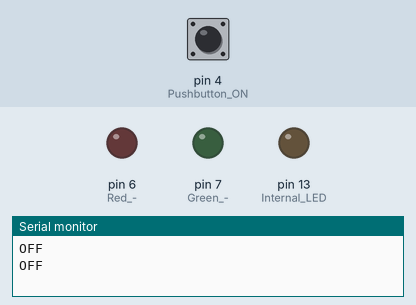
Bench run of a sketch on a simulated Arduino Uno, built with avr-gcc and run on an emulated ATmega328P. On the bench: output pins drawn as LEDs (lit = HIGH), the last lines printed to the serial monitor. Dashed ring = blinking. The inputs (shaded band) are chosen by the test bench; at power-on: pin 4 (Pushbutton_ON) LOW.

Above: at 1.8 s.
1.9 s: pin 4 (Pushbutton_ON) pulled HIGH for 3.2 s
At 2.22 s:
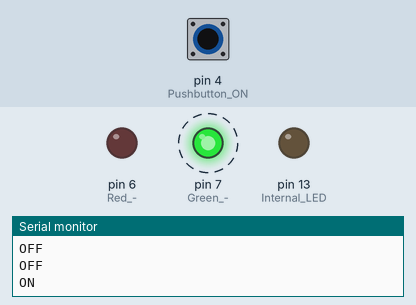
Timing chart, 0 to 6.9 s (numbered marks = the images above; inputs shaded):
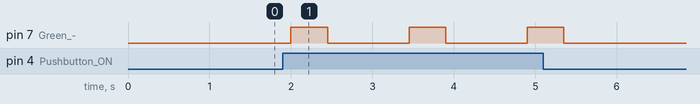

Measured:
- after the input at 1.9 s, pin 7 (Green_-): alternates HIGH for 0.45 s and LOW for 1.0 s, 6 changes in all, then stays LOW, starting after 0.10 s

The sketch:

RF433_transmitter_arduino.ino
```cpp
#include <RCSwitch.h>

RCSwitch mySwitch = RCSwitch();

int counter;

void setup() {
  // Output
  pinMode(10, OUTPUT);  // Pin 10 to drive the data pin of the transmitter.
  pinMode(13, OUTPUT);  // Internal LED
  pinMode(7, OUTPUT);   // Green -
  pinMode(6, OUTPUT);   // Red -


  // Input
  pinMode(4, INPUT);    // Pushbutton ON/OFF

  Serial.begin(9600);

  // Transmitter is connected to Arduino Pin #10
  mySwitch.enableTransmit(10);

}

void loop() {


  if (digitalRead(4) == true) {
    Serial.print("ON \n");

    if (counter == 1) {
      digitalWrite(7, HIGH);
      mySwitch.send(1001, 24);
      digitalWrite(7, LOW);
      delay(1000);
      counter = 0;
      Serial.print("Transmitting 1001 \n");
    }
    else if (counter == 0) {
      digitalWrite(7, HIGH);
      mySwitch.send(1000, 24);
      digitalWrite(7, LOW);
      delay(1000);
      counter = 1;
      Serial.print("Transmitting 1000 \n");
    }
  }
  else if (digitalRead(4) == false) {
    Serial.print("OFF \n");
    delay(1000);
  }
}
```
